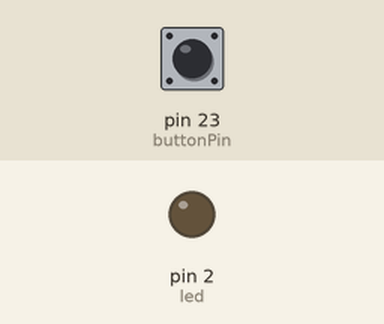
Simulated run of this sketch. Board: Arduino Mega 2560, built with avr-gcc and run on an emulated ATmega2560. Shown: output pins drawn as LEDs (lit = HIGH). The inputs (shaded band) are chosen by the test bench; at power-on: pin 23 (buttonPin) HIGH.

Above: at 1.2 s.
1.3 s: pin 23 (buttonPin) pulled LOW for 0.15 s
At 1.37 s:
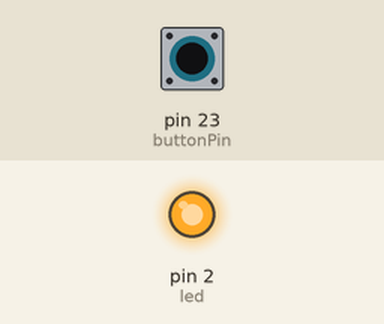
2.9 s: pin 23 (buttonPin) pulled LOW for 3.2 s
At 7.1 s:
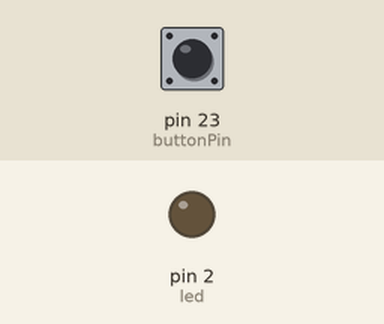
Timing chart, 0 to 8.6 s (numbered marks = the images above; inputs shaded):
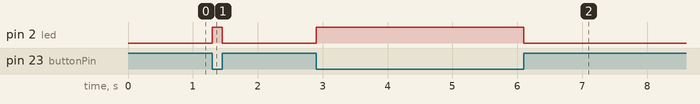

The sketch:

Push_Button_Controlled_LED.ino
```cpp
// Define the pin number for the button
int buttonPin = 23;

// Define the pin number for the LED
int led = 2;

void setup() {
  // Set the LED pin as OUTPUT
  pinMode(led, OUTPUT);

  // Set the button pin as INPUT with internal pull-up resistor enabled
  pinMode(buttonPin, INPUT_PULLUP);
}
void loop() {
  // Read the current state of the button (HIGH or LOW)
  int state = digitalRead(buttonPin);

  // Check if the button is pressed (LOW state)
  if (state == HIGH) {
    // If the button is not pressed, turn off the LED by setting its pin to LOW
    digitalWrite(led, LOW);
  } else {
    // If the button is pressed, turn on the LED by setting its pin to HIGH
    digitalWrite(led, HIGH);
  }
}
```

Measured:
- after the input at 1.3 s, pin 2 (led): LOW → HIGH at once, → LOW 0.15 s later
- after the input at 2.9 s, pin 2 (led): LOW → HIGH at once, → LOW 3.2 s later
